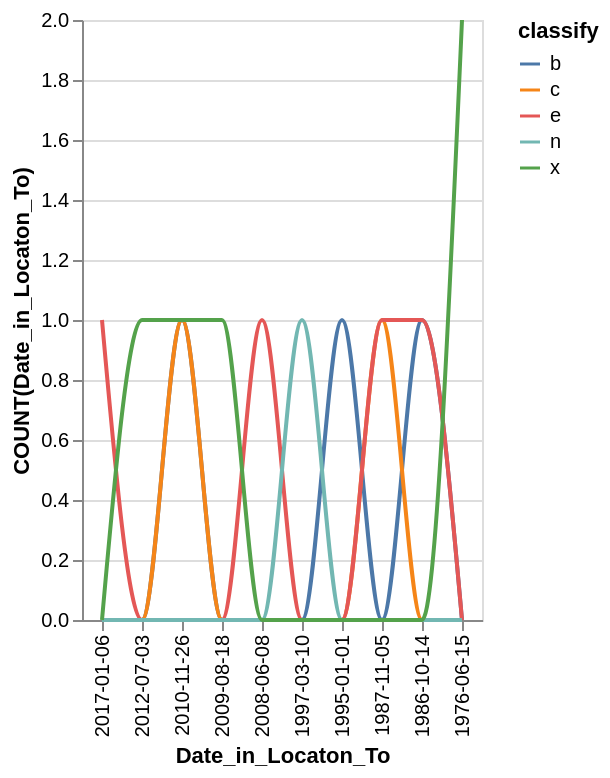

Vega-Lite specification stored for this chart:
### Vega-Lite specification from a JSON file in a GitHub repository (floating-point values rounded to 4 significant figures)
{"data": {"values": [{"x_data": "2017-01-06", "y_data": 0, "classify": "b"}, {"x_data": "2012-07-03", "y_data": 0, "classify": "b"}, {"x_data": "2010-11-26", "y_data": 1, "classify": "b"}, {"x_data": "2009-08-18", "y_data": 0, "classify": "b"}, {"x_data": "2008-06-08", "y_data": 0, "classify": "b"}, {"x_data": "1997-03-10", "y_data": 0, "classify": "b"}, {"x_data": "1995-01-01", "y_data": 1, "classify": "b"}, {"x_data": "1987-11-05", "y_data": 0, "classify": "b"}, {"x_data": "1986-10-14", "y_data": 1, "classify": "b"}, {"x_data": "1976-06-15", "y_data": 0, "classify": "b"}, {"x_data": "2017-01-06", "y_data": 0, "classify": "c"}, {"x_data": "2012-07-03", "y_data": 0, "classify": "c"}, {"x_data": "2010-11-26", "y_data": 1, "classify": "c"}, {"x_data": "2009-08-18", "y_data": 0, "classify": "c"}, {"x_data": "2008-06-08", "y_data": 0, "classify": "c"}, {"x_data": "1997-03-10", "y_data": 0, "classify": "c"}, {"x_data": "1995-01-01", "y_data": 0, "classify": "c"}, {"x_data": "1987-11-05", "y_data": 1, "classify": "c"}, {"x_data": "1986-10-14", "y_data": 0, "classify": "c"}, {"x_data": "1976-06-15", "y_data": 0, "classify": "c"}, {"x_data": "2017-01-06", "y_data": 1, "classify": "e"}, {"x_data": "2012-07-03", "y_data": 0, "classify": "e"}, {"x_data": "2010-11-26", "y_data": 0, "classify": "e"}, {"x_data": "2009-08-18", "y_data": 0, "classify": "e"}, {"x_data": "2008-06-08", "y_data": 1, "classify": "e"}, {"x_data": "1997-03-10", "y_data": 0, "classify": "e"}, {"x_data": "1995-01-01", "y_data": 0, "classify": "e"}, {"x_data": "1987-11-05", "y_data": 1, "classify": "e"}, {"x_data": "1986-10-14", "y_data": 1, "classify": "e"}, {"x_data": "1976-06-15", "y_data": 0, "classify": "e"}, {"x_data": "2017-01-06", "y_data": 0, "classify": "n"}, {"x_data": "2012-07-03", "y_data": 0, "classify": "n"}, {"x_data": "2010-11-26", "y_data": 0, "classify": "n"}, {"x_data": "2009-08-18", "y_data": 0, "classify": "n"}, {"x_data": "2008-06-08", "y_data": 0, "classify": "n"}, {"x_data": "1997-03-10", "y_data": 1, "classify": "n"}, {"x_data": "1995-01-01", "y_data": 0, "classify": "n"}, {"x_data": "1987-11-05", "y_data": 0, "classify": "n"}, {"x_data": "1986-10-14", "y_data": 0, "classify": "n"}, {"x_data": "1976-06-15", "y_data": 0, "classify": "n"}, {"x_data": "2017-01-06", "y_data": 0, "classify": "x"}, {"x_data": "2012-07-03", "y_data": 1, "classify": "x"}, {"x_data": "2010-11-26", "y_data": 1, "classify": "x"}, {"x_data": "2009-08-18", "y_data": 1, "classify": "x"}, {"x_data": "2008-06-08", "y_data": 0, "classify": "x"}, {"x_data": "1997-03-10", "y_data": 0, "classify": "x"}, {"x_data": "1995-01-01", "y_data": 0, "classify": "x"}, {"x_data": "1987-11-05", "y_data": 0, "classify": "x"}, {"x_data": "1986-10-14", "y_data": 0, "classify": "x"}, {"x_data": "1976-06-15", "y_data": 2, "classify": "x"}]}, "mark": {"type": "line", "interpolate": "monotone"}, "encoding": {"x": {"field": "x_data", "type": "nominal", "title": "Date_in_Locaton_To", "sort": "descending"}, "y": {"field": "y_data", "type": "quantitative", "title": "COUNT(Date_in_Locaton_To)"}, "color": {"field": "classify"}}}
